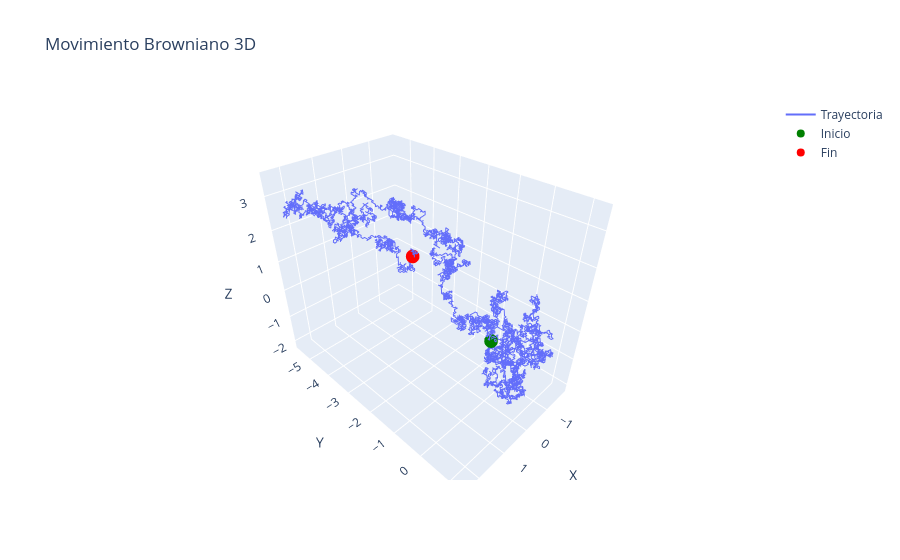

Here is the notebook cell this chart was saved with:
### Markdown cell above
### Implementación

### Code cell
delta_t = 0.001
T = 10
semilla = 42

movimiento_browniano(0.001, 10, 42)

### Figure 1 — Plotly figure (JSON) as saved in the notebook; plotly's stock layout.template omitted (floating-point values rounded to 4 significant figures; data arrays with more than 128 entries replaced by an {"elided": "..."} marker saying what was removed)
{"data": [{"mode": "lines", "name": "Trayectoria", "type": "scatter3d", "x": {"elided": "10000 float values"}, "y": {"elided": "10000 float values"}, "z": {"elided": "10000 float values"}}, {"marker": {"color": "green", "size": 8}, "mode": "markers", "name": "Inicio", "type": "scatter3d", "x": [0], "y": [0], "z": [0]}, {"marker": {"color": "red", "size": 8}, "mode": "markers", "name": "Fin", "type": "scatter3d", "x": [0.9171], "y": [-1.929], "z": [2.119]}], "layout": {"scene": {"xaxis": {"title": {"text": "X"}}, "yaxis": {"title": {"text": "Y"}}, "zaxis": {"title": {"text": "Z"}}}, "title": {"text": "Movimiento Browniano 3D"}}}
